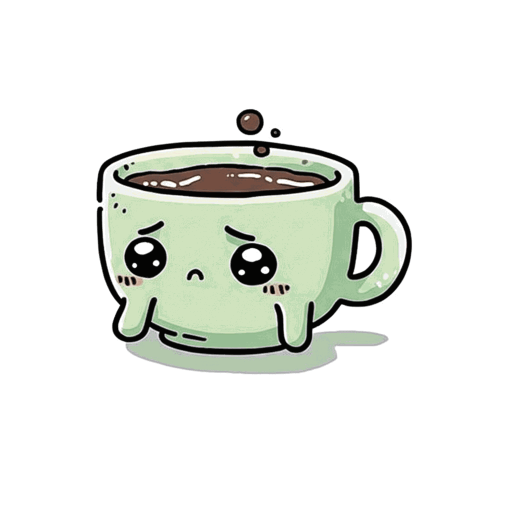
#> input picture gifs/magical-animation (1).gif, 1024 x 1024 px (shown at 1/2 size); its folder holds only this picture in this run
$ python resize_gifs_correcto.py
#> lines starting #> are read from the running program, lines starting #| are printed output that depends on the picture
# Archivo: resize_gifs_correcto.py

import os
from PIL import Image, ImageSequence

# Rutas relativas
BASE_DIR = os.path.dirname(os.path.abspath(__file__))
INPUT_DIR = os.path.join(BASE_DIR, 'gifs')
OUTPUT_DIR = os.path.join(BASE_DIR, 'static', 'img', 'kufi')

# Asegurar que el directorio de salida completo existe
os.makedirs(OUTPUT_DIR, exist_ok=True)

# Procesar todos los GIFs en la carpeta gifs
for filename in os.listdir(INPUT_DIR):
    if filename.lower().endswith('.gif'):
        input_path = os.path.join(INPUT_DIR, filename)
        output_path = os.path.join(OUTPUT_DIR, filename)

        with Image.open(input_path) as img:
#> img is the input picture: PIL image 1024x1024 P; mean R, G, B 232.6, 235.3, 230.2
            frames = []

            for frame in ImageSequence.Iterator(img):
                frame = frame.convert('RGBA')
                frame = frame.resize((512, 512), Image.Resampling.LANCZOS)
                frames.append(frame)
#> this loop made 10 passes
#> pass 1, `frame = frame.resize((512, 512), Image.Resampling.LANCZOS)`:
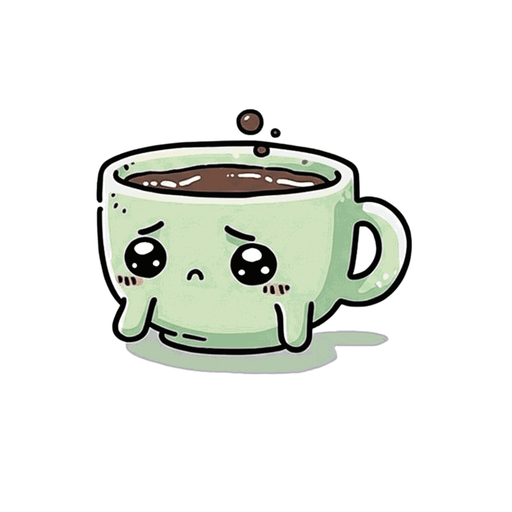
#> frame: PIL image 512x512 RGBA; mean R, G, B, A 232.6, 235.3, 230.2, 255
#> pass 2, `frame = frame.convert('RGBA')`:
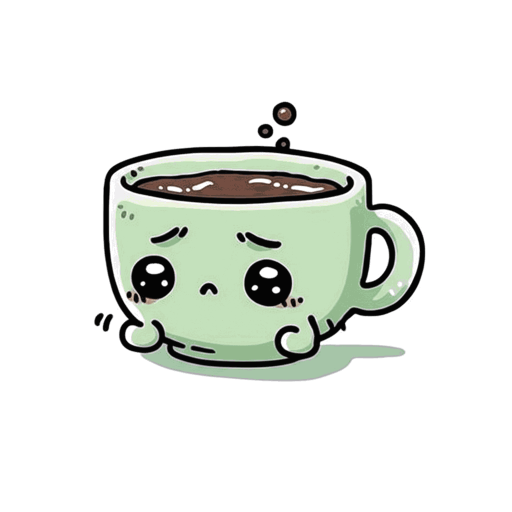
#> frame: PIL image 1024x1024 RGBA (shown at 1/2 size); mean R, G, B, A 230.1, 233.6, 228.6, 255
#> pass 2, `frame = frame.resize((512, 512), Image.Resampling.LANCZOS)`:
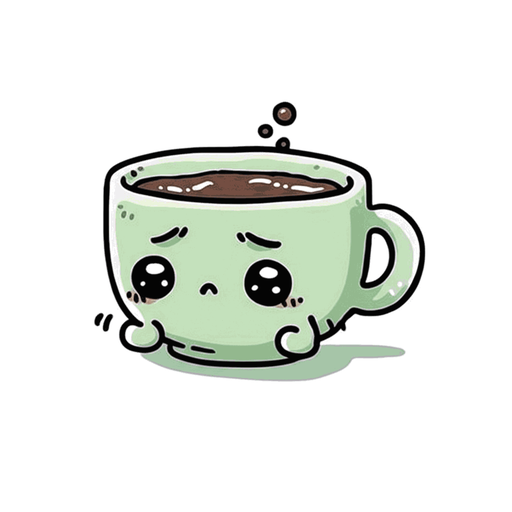
#> frame: PIL image 512x512 RGBA; mean R, G, B, A 230.1, 233.6, 228.6, 255
#> after the loop, frames = 10 items

            frames[0].save(
                output_path,
                save_all=True,
                append_images=frames[1:],
                loop=img.info.get('loop', 0),
                duration=img.info.get('duration', 100),
                disposal=2,
                transparency=img.info.get('transparency', 0) if 'transparency' in img.info else 0,
                optimize=False
            )

print(f"✅ GIFs guardados correctamente en {OUTPUT_DIR}")

$ run again, on gifs/magical-animation (6).gif
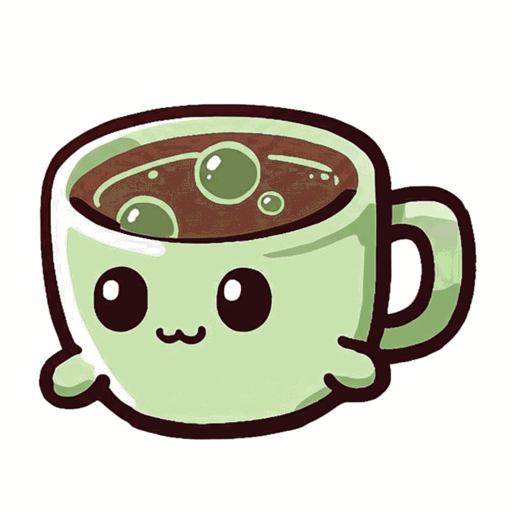
#> input picture gifs/magical-animation (6).gif, 1024 x 1024 px (shown at 1/2 size)
#> img is the input picture: PIL image 1024x1024 P; mean R, G, B 206.3, 205.9, 192.4
#> the loop `for frame in ImageSequence.Iterator(img):` made 10 passes
#> pass 1, `frame = frame.resize((512, 512), Image.Resampling.LANCZOS)`:
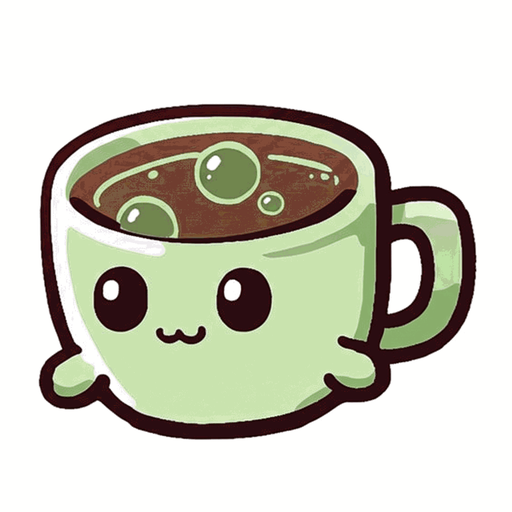
#> frame: PIL image 512x512 RGBA; mean R, G, B, A 206.3, 205.9, 192.4, 255
#> pass 2, `frame = frame.resize((512, 512), Image.Resampling.LANCZOS)`:
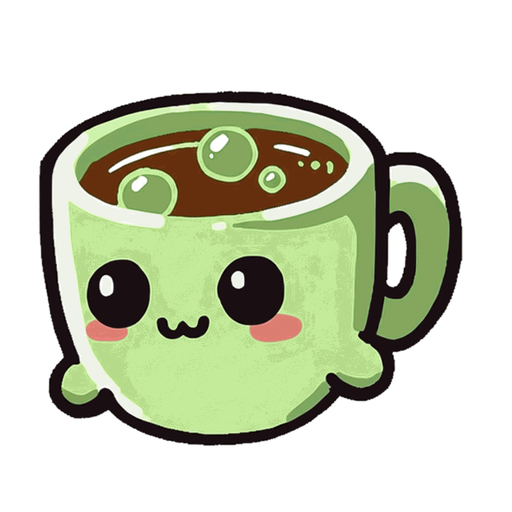
#> frame: PIL image 512x512 RGBA; mean R, G, B, A 202.4, 208.4, 186.6, 255
#> after the loop `for frame in ImageSequence.Iterator(img):`: frames = 10 items

$ run again, on gifs/magical-animation (2).gif
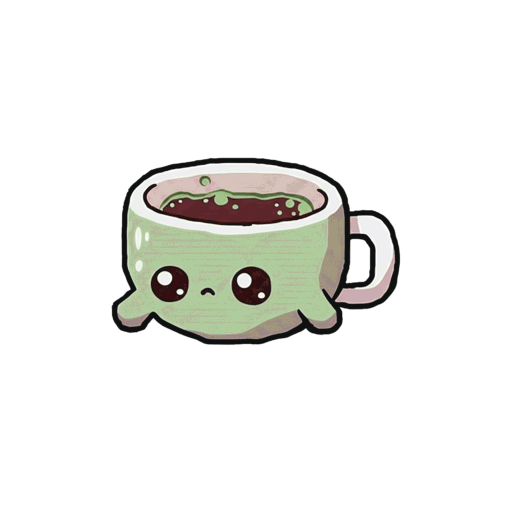
#> input picture gifs/magical-animation (2).gif, 1024 x 1024 px (shown at 1/2 size)
#> img is the input picture: PIL image 1024x1024 P; mean R, G, B 238.4, 238.7, 235.6
#> the loop `for frame in ImageSequence.Iterator(img):` made 10 passes
#> pass 1, `frame = frame.resize((512, 512), Image.Resampling.LANCZOS)`:
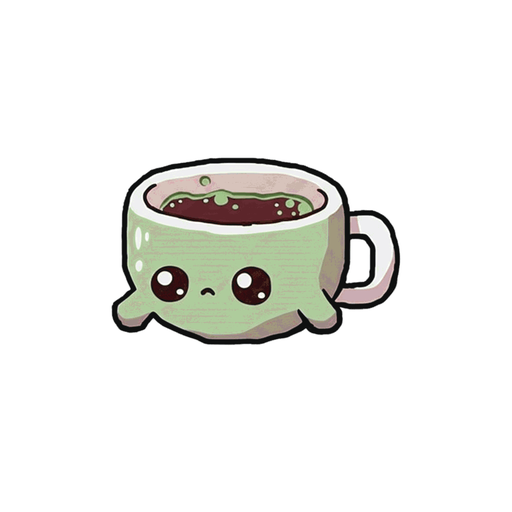
#> frame: PIL image 512x512 RGBA; mean R, G, B, A 238.4, 238.7, 235.6, 255
#> pass 2, `frame = frame.resize((512, 512), Image.Resampling.LANCZOS)`:
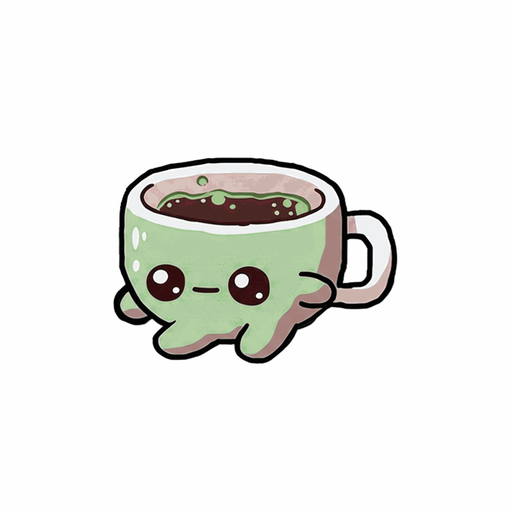
#> frame: PIL image 512x512 RGBA; mean R, G, B, A 236.3, 236.8, 234.5, 255
#> after the loop `for frame in ImageSequence.Iterator(img):`: frames = 10 items
